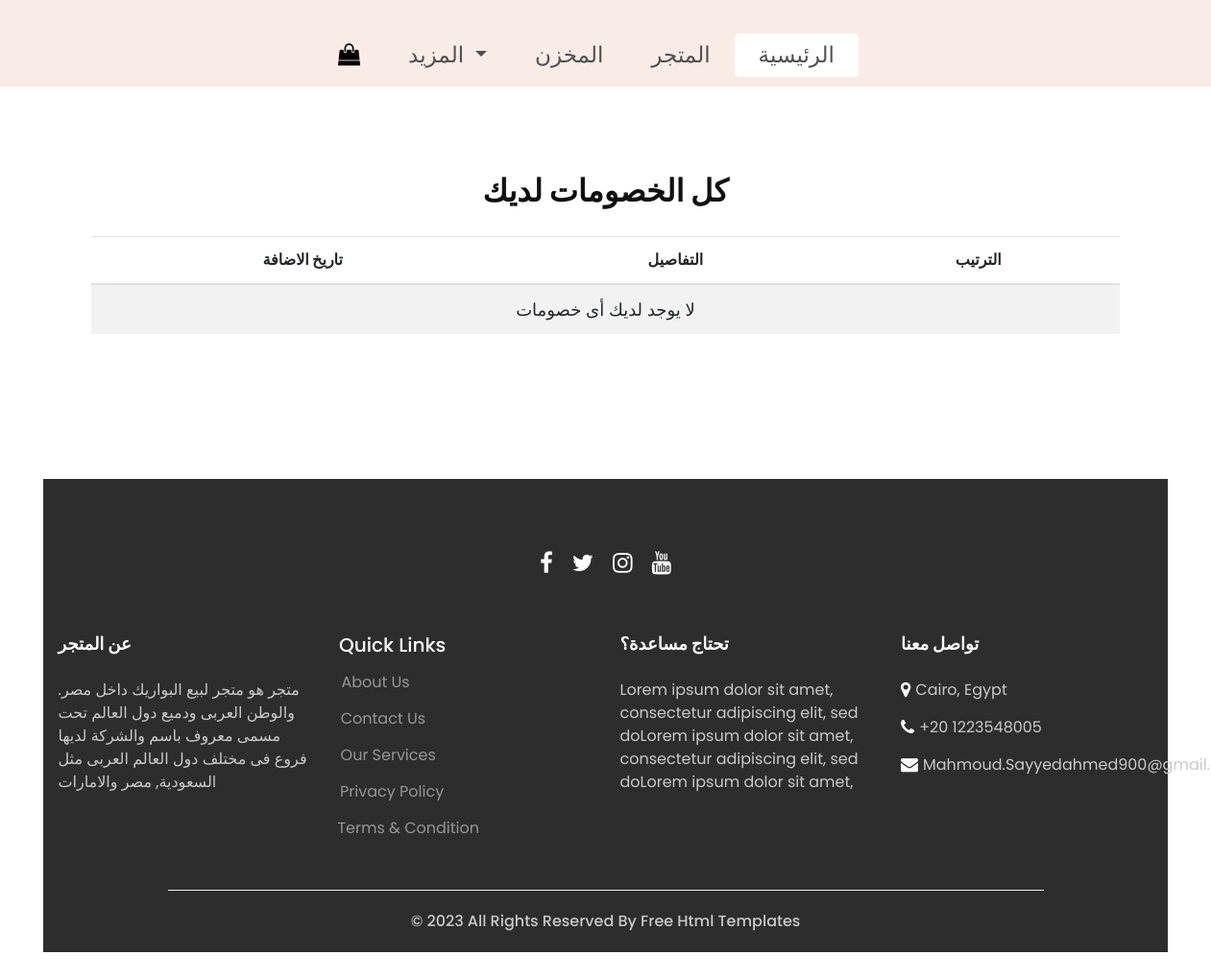
Page /my_penalities/ (signed in) on the earlier database version.
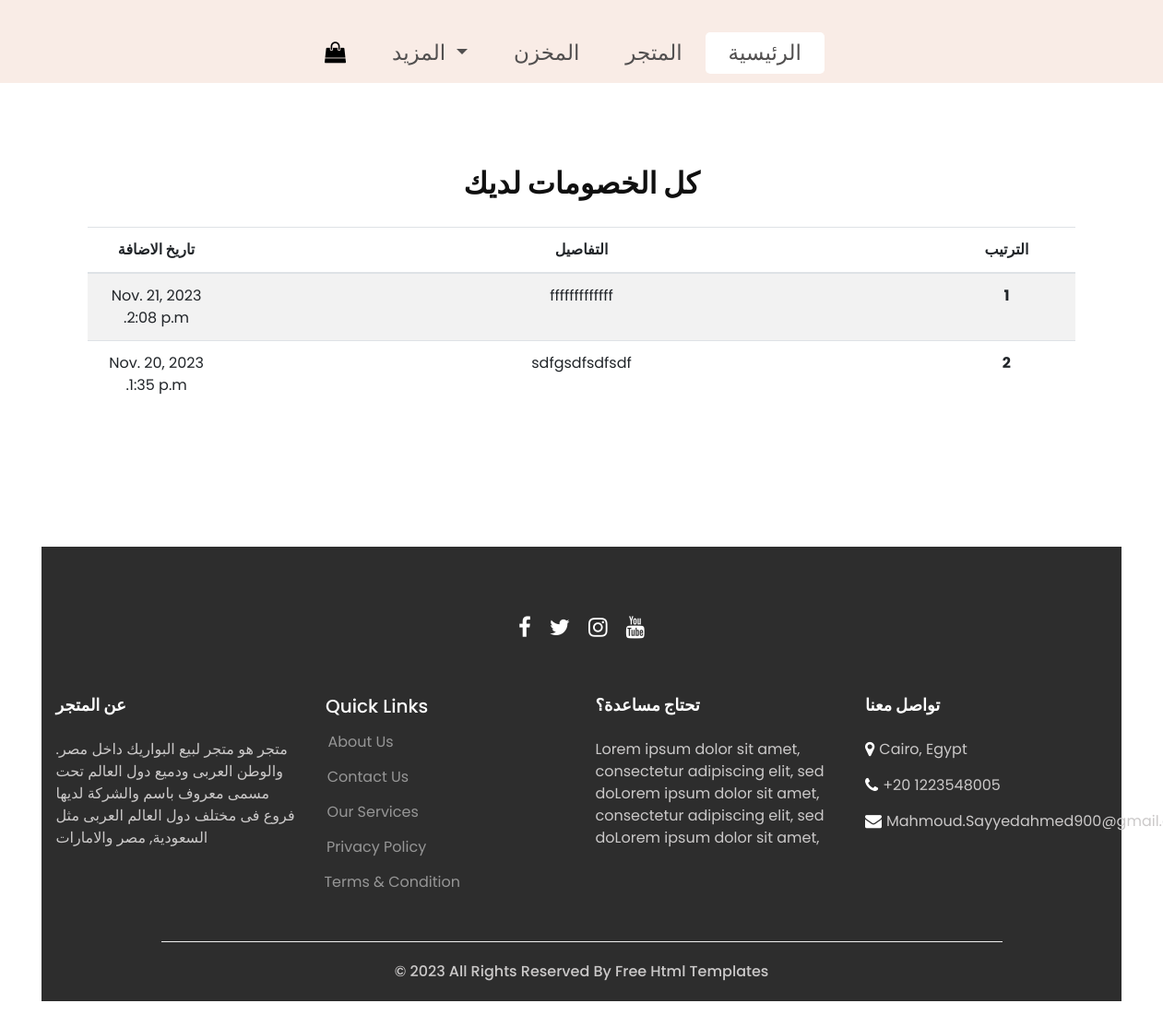
Same page on the later database version.
### core/models.py (models this page shows, shortened)
class Penality(models.Model):
    name = models.ForeignKey(User, on_delete=models.CASCADE)
    message = models.TextField(max_length=500)
    slug_link = models.SlugField()
    date = models.DateTimeField(auto_now_add=True)

### core/views.py (the view)
# urls.py: path('my_penalities/', views.user_penality, name='my_penalities'),
def user_penality(request):
    my_penalities = models.Penality.objects.filter(name=request.user).order_by('-date')
    context = {
        'my_penalities' : my_penalities,
    }
    return render(request, 'core/user_penality.html', context)

### templates/core/user_penality.html
{% extends 'partials/base.html' %}
{% block content %}
  <section class="shop_section layout_padding">
    <div class="container" style="max-width: 85%;">
      <div class="heading_container heading_center">
        <h2>
            كل الخصومات لديك
        </h2>
      </div>
      <div class="row">
        <table class="table table-striped" dir='rtl' style="text-align: center;">
            <thead>
              <tr>
                <th scope="col">الترتيب</th>
                <th scope="col"> التفاصيل</th>
                <th scope="col">تاريخ الاضافة</th>
              </tr>
            </thead>
            <tbody>
                {% for penality in my_penalities.all %}
                <tr>
                    <th style="width: 150px;" scope="row">{{ forloop.counter }}</th>
                    <td>{{penality.message}}</td>
                    <td style="width: 150px;">{{penality.date|date}} {{penality.date|time}}</td>
                </tr>
                {% empty %}
                <tr>
                    <td colspan='8' style="font-size:large">لا يوجد لديك أى خصومات</td>
                </tr>
                {% endfor %}
            </tbody>
        </table>
      </div>
    </div>
  </section>
{% endblock content %}

Differences in the rows shown:
added Penality: message "fffffffffffff", date "Nov. 21, 2023", date "2:08 p.m."
added Penality: message "sdfgsdfsdfsdf", date "Nov. 20, 2023", date "1:35 p.m."
Other differences:
text no longer shown: "لا يوجد لديك أى خصومات"
